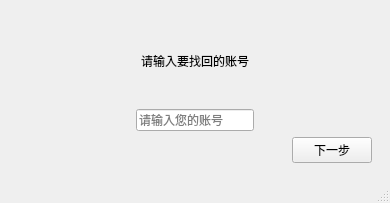
<?xml version="1.0" encoding="UTF-8"?>
<ui version="4.0">
 <class>FindPassword</class>
 <widget class="QMainWindow" name="FindPassword">
  <property name="geometry">
   <rect>
    <x>0</x>
    <y>0</y>
    <width>390</width>
    <height>203</height>
   </rect>
  </property>
  <property name="minimumSize">
   <size>
    <width>390</width>
    <height>203</height>
   </size>
  </property>
  <property name="maximumSize">
   <size>
    <width>390</width>
    <height>203</height>
   </size>
  </property>
  <property name="windowTitle">
   <string>MainWindow</string>
  </property>
  <widget class="QWidget" name="centralwidget">
   <layout class="QGridLayout" name="gridLayout">
    <item row="0" column="0">
     <widget class="QStackedWidget" name="PageFindStackedWidget">
      <property name="currentIndex">
       <number>0</number>
      </property>
      <widget class="QWidget" name="page_1">
       <layout class="QVBoxLayout" name="verticalLayout_2">
        <item>
         <layout class="QHBoxLayout" name="horizontalLayout">
          <item>
           <spacer name="horizontalSpacer">
            <property name="orientation">
             <enum>Qt::Orientation::Horizontal</enum>
            </property>
            <property name="sizeHint" stdset="0">
             <size>
              <width>40</width>
              <height>20</height>
             </size>
            </property>
           </spacer>
          </item>
          <item>
           <widget class="QLabel" name="TextLabel">
            <property name="text">
             <string>请输入要找回的账号</string>
            </property>
           </widget>
          </item>
          <item>
           <spacer name="horizontalSpacer_2">
            <property name="orientation">
             <enum>Qt::Orientation::Horizontal</enum>
            </property>
            <property name="sizeHint" stdset="0">
             <size>
              <width>40</width>
              <height>20</height>
             </size>
            </property>
           </spacer>
          </item>
         </layout>
        </item>
        <item>
         <layout class="QHBoxLayout" name="horizontalLayout_2">
          <item>
           <spacer name="horizontalSpacer_3">
            <property name="orientation">
             <enum>Qt::Orientation::Horizontal</enum>
            </property>
            <property name="sizeHint" stdset="0">
             <size>
              <width>40</width>
              <height>20</height>
             </size>
            </property>
           </spacer>
          </item>
          <item>
           <widget class="LineFind" name="Pages1LineEdit">
            <property name="placeholderText">
             <string>请输入您的账号</string>
            </property>
           </widget>
          </item>
          <item>
           <spacer name="horizontalSpacer_4">
            <property name="orientation">
             <enum>Qt::Orientation::Horizontal</enum>
            </property>
            <property name="sizeHint" stdset="0">
             <size>
              <width>40</width>
              <height>20</height>
             </size>
            </property>
           </spacer>
          </item>
         </layout>
        </item>
        <item>
         <layout class="QHBoxLayout" name="horizontalLayout_3">
          <item>
           <spacer name="horizontalSpacer_5">
            <property name="orientation">
             <enum>Qt::Orientation::Horizontal</enum>
            </property>
            <property name="sizeHint" stdset="0">
             <size>
              <width>40</width>
              <height>20</height>
             </size>
            </property>
           </spacer>
          </item>
          <item>
           <widget class="QPushButton" name="Page1OkBtn">
            <property name="text">
             <string>下一步</string>
            </property>
           </widget>
          </item>
         </layout>
        </item>
       </layout>
      </widget>
      <widget class="QWidget" name="page_2">
       <layout class="QVBoxLayout" name="verticalLayout_3">
        <item>
         <layout class="QHBoxLayout" name="horizontalLayout_4">
          <item>
           <spacer name="horizontalSpacer_6">
            <property name="orientation">
             <enum>Qt::Orientation::Horizontal</enum>
            </property>
            <property name="sizeHint" stdset="0">
             <size>
              <width>40</width>
              <height>20</height>
             </size>
            </property>
           </spacer>
          </item>
          <item>
           <widget class="QLabel" name="Page2QuestionLabel">
            <property name="text">
             <string>输入账号对应的密保问题</string>
            </property>
           </widget>
          </item>
          <item>
           <spacer name="horizontalSpacer_7">
            <property name="orientation">
             <enum>Qt::Orientation::Horizontal</enum>
            </property>
            <property name="sizeHint" stdset="0">
             <size>
              <width>40</width>
              <height>20</height>
             </size>
            </property>
           </spacer>
          </item>
         </layout>
        </item>
        <item>
         <layout class="QHBoxLayout" name="horizontalLayout_5">
          <item>
           <spacer name="horizontalSpacer_8">
            <property name="orientation">
             <enum>Qt::Orientation::Horizontal</enum>
            </property>
            <property name="sizeHint" stdset="0">
             <size>
              <width>40</width>
              <height>20</height>
             </size>
            </property>
           </spacer>
          </item>
          <item>
           <widget class="LineFind" name="Pages2LineEdit">
            <property name="placeholderText">
             <string>请输入密保答案</string>
            </property>
           </widget>
          </item>
          <item>
           <spacer name="horizontalSpacer_9">
            <property name="orientation">
             <enum>Qt::Orientation::Horizontal</enum>
            </property>
            <property name="sizeHint" stdset="0">
             <size>
              <width>40</width>
              <height>20</height>
             </size>
            </property>
           </spacer>
          </item>
         </layout>
        </item>
        <item>
         <layout class="QHBoxLayout" name="horizontalLayout_6">
          <item>
           <spacer name="horizontalSpacer_10">
            <property name="orientation">
             <enum>Qt::Orientation::Horizontal</enum>
            </property>
            <property name="sizeHint" stdset="0">
             <size>
              <width>40</width>
              <height>20</height>
             </size>
            </property>
           </spacer>
          </item>
          <item>
           <widget class="QPushButton" name="Page2OkBtn">
            <property name="text">
             <string>下一步</string>
            </property>
           </widget>
          </item>
         </layout>
        </item>
       </layout>
      </widget>
      <widget class="QWidget" name="page_3">
       <layout class="QVBoxLayout" name="verticalLayout">
        <item>
         <layout class="QHBoxLayout" name="horizontalLayout_7">
          <item>
           <spacer name="horizontalSpacer_11">
            <property name="orientation">
             <enum>Qt::Orientation::Horizontal</enum>
            </property>
            <property name="sizeHint" stdset="0">
             <size>
              <width>40</width>
              <height>20</height>
             </size>
            </property>
           </spacer>
          </item>
          <item>
           <widget class="LineFind" name="Pages3_1LineEdit">
            <property name="placeholderText">
             <string>新的密码</string>
            </property>
           </widget>
          </item>
          <item>
           <spacer name="horizontalSpacer_12">
            <property name="orientation">
             <enum>Qt::Orientation::Horizontal</enum>
            </property>
            <property name="sizeHint" stdset="0">
             <size>
              <width>40</width>
              <height>20</height>
             </size>
            </property>
           </spacer>
          </item>
         </layout>
        </item>
        <item>
         <layout class="QHBoxLayout" name="horizontalLayout_9">
          <item>
           <spacer name="horizontalSpacer_13">
            <property name="orientation">
             <enum>Qt::Orientation::Horizontal</enum>
            </property>
            <property name="sizeHint" stdset="0">
             <size>
              <width>40</width>
              <height>20</height>
             </size>
            </property>
           </spacer>
          </item>
          <item>
           <widget class="LineFind" name="Pages3_2LineEdit">
            <property name="placeholderText">
             <string>确认密码</string>
            </property>
           </widget>
          </item>
          <item>
           <spacer name="horizontalSpacer_14">
            <property name="orientation">
             <enum>Qt::Orientation::Horizontal</enum>
            </property>
            <property name="sizeHint" stdset="0">
             <size>
              <width>40</width>
              <height>20</height>
             </size>
            </property>
           </spacer>
          </item>
         </layout>
        </item>
        <item>
         <layout class="QHBoxLayout" name="horizontalLayout_8">
          <item>
           <spacer name="horizontalSpacer_15">
            <property name="orientation">
             <enum>Qt::Orientation::Horizontal</enum>
            </property>
            <property name="sizeHint" stdset="0">
             <size>
              <width>40</width>
              <height>20</height>
             </size>
            </property>
           </spacer>
          </item>
          <item>
           <widget class="QPushButton" name="Page3OkBtn">
            <property name="text">
             <string>完成</string>
            </property>
           </widget>
          </item>
         </layout>
        </item>
       </layout>
      </widget>
     </widget>
    </item>
   </layout>
  </widget>
  <widget class="QMenuBar" name="menubar">
   <property name="geometry">
    <rect>
     <x>0</x>
     <y>0</y>
     <width>390</width>
     <height>21</height>
    </rect>
   </property>
  </widget>
  <widget class="QStatusBar" name="statusbar"/>
 </widget>
 <customwidgets>
  <customwidget>
   <class>LineFind</class>
   <extends>QLineEdit</extends>
   <header location="global">findpassword.h</header>
  </customwidget>
 </customwidgets>
 <resources/>
 <connections/>
</ui>
